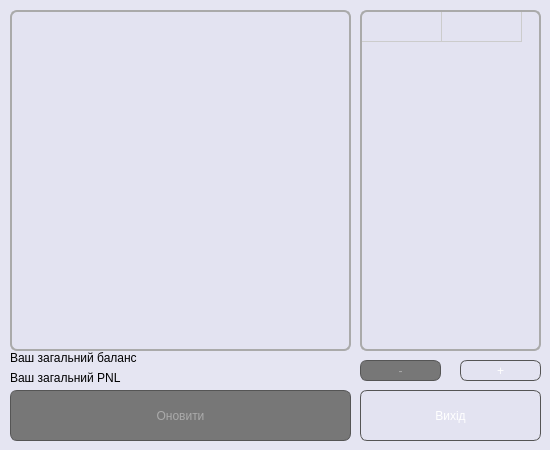
<?xml version="1.0" encoding="UTF-8"?>
<ui version="4.0">
 <class>Form</class>
 <widget class="QWidget" name="Form">
  <property name="geometry">
   <rect>
    <x>0</x>
    <y>0</y>
    <width>550</width>
    <height>450</height>
   </rect>
  </property>
  <property name="minimumSize">
   <size>
    <width>530</width>
    <height>450</height>
   </size>
  </property>
  <property name="maximumSize">
   <size>
    <width>550</width>
    <height>450</height>
   </size>
  </property>
  <property name="windowTitle">
   <string>BinanceWidget</string>
  </property>
  <property name="windowIcon">
   <iconset>
    <normaloff>main_ico.png</normaloff>main_ico.png</iconset>
  </property>
  <property name="styleSheet">
   <string notr="true">/* Загальний стиль вікна */
QWidget {
    background-color: rgba(225, 225, 240, 150); /* Космічно-синій фон */
}

/* Стили для QTextEdit */
QTextEdit {
    background-color: rgba(225, 225, 240, 150); /* Цвет фона с прозрачностью */
    color: #333;
    font: 75 10pt &quot;Courier&quot;;
    margin: 10px; 
    border: 2px solid #aaa; /* Граница QTextEdit */
    border-radius: 7px; /* Скругление углов */
    padding: 10px; /* Внутренний отступ */
}

QTextEdit::selection {
    background-color: #B4D5FF; /* Цвет выделенного текста */
    color: black;
}

QTextBlock {
    margin-bottom: 10px; /* Отступ между блоками текста */
}

/* Стили для QTableWidget */
QTableWidget {
    background-color: rgba(225, 225, 240, 150); /* Цвет фона с прозрачностью */
    border: 2px solid #aaa;
    border-radius: 7px;
    gridline-color: #ccc; /* Цвет сетки */
}

QTableWidget::item {
    padding: 8px; /* Внутренний отступ в ячейках */
}

QTableWidget::item:selected {
    background-color: #B4D5FF; /* Цвет выделенной ячейки */
    color: black;
}

QHeaderView::section {
    background-color: #ddd; /* Цвет заголовка */
    border: 1px solid #aaa;
    padding: 6px; /* Внутренний отступ в заголовках */
}

QTableCornerButton::section {
    background-color: #ddd; /* Цвет угловой кнопки */
    border: 1px solid #aaa;
}

/* Стили для QPushButton */
QPushButton {
    background-color: qlineargradient(x1:0, y1:0, x2:0, y2:1,
                                      stop:0 #444444, stop:1 #222222); /* Градиент от серого к черному */
    color: white;
    border: 1px solid #555555;
    border-radius: 7px;
    padding: 5px 10px;
	font: 75 10pt &quot;Courier&quot;;
}

QPushButton:hover {
    background-color: qlineargradient(x1:0, y1:0, x2:0, y2:1,
                                      stop:0 #666666, stop:1 #444444); /* Градиент при наведении */
}

QPushButton:pressed {
    background-color: qlineargradient(x1:0, y1:0, x2:0, y2:1,
                                      stop:0 #222222, stop:1 #111111); /* Градиент при нажатии */
}

QPushButton:disabled {
    background-color: #777777; /* Серый цвет для отключенной кнопки */
    color: #aaaaaa;
}
</string>
  </property>
  <widget class="QPushButton" name="refreshButton">
   <property name="enabled">
    <bool>false</bool>
   </property>
   <property name="geometry">
    <rect>
     <x>10</x>
     <y>390</y>
     <width>341</width>
     <height>51</height>
    </rect>
   </property>
   <property name="text">
    <string>Оновити</string>
   </property>
   <property name="icon">
    <iconset>
     <normaloff>update_ico.png</normaloff>update_ico.png</iconset>
   </property>
   <property name="iconSize">
    <size>
     <width>30</width>
     <height>30</height>
    </size>
   </property>
  </widget>
  <widget class="QPushButton" name="deleteDBButton">
   <property name="enabled">
    <bool>false</bool>
   </property>
   <property name="geometry">
    <rect>
     <x>360</x>
     <y>360</y>
     <width>81</width>
     <height>21</height>
    </rect>
   </property>
   <property name="text">
    <string>-</string>
   </property>
  </widget>
  <widget class="QPushButton" name="addDBButton">
   <property name="geometry">
    <rect>
     <x>460</x>
     <y>360</y>
     <width>81</width>
     <height>21</height>
    </rect>
   </property>
   <property name="text">
    <string>+</string>
   </property>
  </widget>
  <widget class="QPushButton" name="exitButton_4">
   <property name="geometry">
    <rect>
     <x>360</x>
     <y>390</y>
     <width>181</width>
     <height>51</height>
    </rect>
   </property>
   <property name="text">
    <string>Вихід</string>
   </property>
  </widget>
  <widget class="QTableWidget" name="tableWidget">
   <property name="geometry">
    <rect>
     <x>360</x>
     <y>10</y>
     <width>181</width>
     <height>341</height>
    </rect>
   </property>
   <property name="gridStyle">
    <enum>Qt::SolidLine</enum>
   </property>
   <property name="rowCount">
    <number>1</number>
   </property>
   <property name="columnCount">
    <number>2</number>
   </property>
   <attribute name="horizontalHeaderVisible">
    <bool>false</bool>
   </attribute>
   <attribute name="horizontalHeaderDefaultSectionSize">
    <number>80</number>
   </attribute>
   <attribute name="horizontalHeaderHighlightSections">
    <bool>true</bool>
   </attribute>
   <attribute name="horizontalHeaderMinimumSectionSize">
    <number>20</number>
   </attribute>
   <attribute name="verticalHeaderVisible">
    <bool>false</bool>
   </attribute>
   <row/>
   <column/>
   <column/>
  </widget>
  <widget class="QTableWidget" name="tableWidget_2">
   <property name="geometry">
    <rect>
     <x>10</x>
     <y>10</y>
     <width>341</width>
     <height>341</height>
    </rect>
   </property>
   <property name="font">
    <font>
     <pointsize>8</pointsize>
    </font>
   </property>
   <property name="styleSheet">
    <string notr="true">QHeaderView::section { background-color: transparent; 
border: none;}</string>
   </property>
   <property name="gridStyle">
    <enum>Qt::SolidLine</enum>
   </property>
   <property name="columnCount">
    <number>0</number>
   </property>
   <attribute name="horizontalHeaderVisible">
    <bool>true</bool>
   </attribute>
   <attribute name="horizontalHeaderCascadingSectionResizes">
    <bool>false</bool>
   </attribute>
   <attribute name="horizontalHeaderDefaultSectionSize">
    <number>80</number>
   </attribute>
   <attribute name="horizontalHeaderHighlightSections">
    <bool>true</bool>
   </attribute>
   <attribute name="horizontalHeaderMinimumSectionSize">
    <number>39</number>
   </attribute>
   <attribute name="horizontalHeaderShowSortIndicator" stdset="0">
    <bool>false</bool>
   </attribute>
   <attribute name="horizontalHeaderStretchLastSection">
    <bool>false</bool>
   </attribute>
   <attribute name="verticalHeaderVisible">
    <bool>false</bool>
   </attribute>
   <attribute name="verticalHeaderCascadingSectionResizes">
    <bool>false</bool>
   </attribute>
   <attribute name="verticalHeaderDefaultSectionSize">
    <number>30</number>
   </attribute>
   <attribute name="verticalHeaderMinimumSectionSize">
    <number>23</number>
   </attribute>
  </widget>
  <widget class="QLabel" name="total_balance">
   <property name="geometry">
    <rect>
     <x>10</x>
     <y>350</y>
     <width>171</width>
     <height>16</height>
    </rect>
   </property>
   <property name="styleSheet">
    <string notr="true">background-color:none</string>
   </property>
   <property name="text">
    <string>Ваш загальний баланс</string>
   </property>
  </widget>
  <widget class="QLabel" name="total_pnl">
   <property name="geometry">
    <rect>
     <x>10</x>
     <y>370</y>
     <width>191</width>
     <height>16</height>
    </rect>
   </property>
   <property name="styleSheet">
    <string notr="true">background-color:none</string>
   </property>
   <property name="text">
    <string>Ваш загальний PNL</string>
   </property>
  </widget>
 </widget>
 <resources/>
 <connections/>
</ui>
